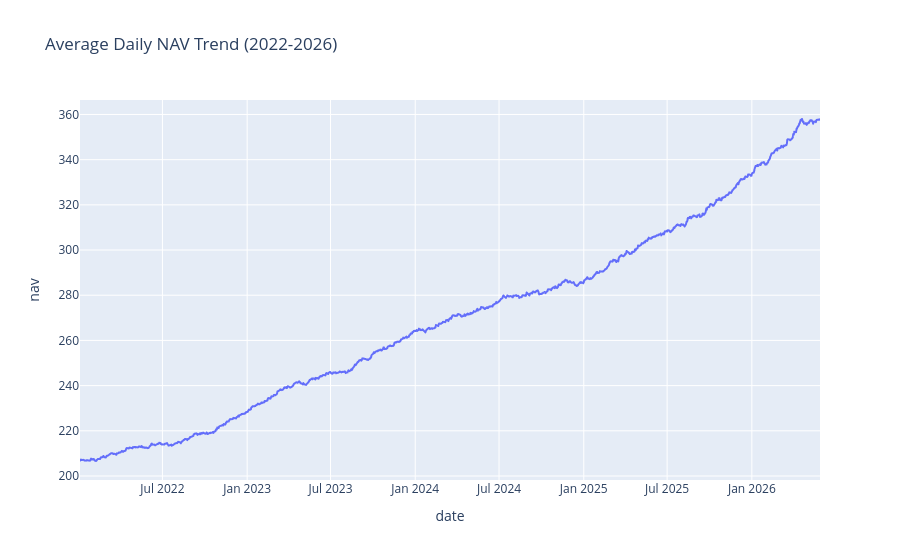

Notebook source saved alongside this figure:
### Code cell
avg_nav = nav_df.groupby("date")["nav"].mean().reset_index()

fig = px.line(
    avg_nav,
    x="date",
    y="nav",
    title="Average Daily NAV Trend (2022-2026)"
)

fig.show()

### Figure 1 — Plotly figure (JSON) as saved in the notebook; plotly's stock layout.template omitted (floating-point values rounded to 4 significant figures; data arrays with more than 128 entries replaced by an {"elided": "..."} marker saying what was removed)
{"data": [{"hovertemplate": "date=%{x}<br>nav=%{y}<extra></extra>", "legendgroup": "", "line": {"color": "#636efa", "dash": "solid"}, "marker": {"symbol": "circle"}, "mode": "lines", "name": "", "showlegend": false, "type": "scattergl", "x": {"elided": "1150 str values"}, "xaxis": "x", "y": {"elided": "1150 float values"}, "yaxis": "y"}], "layout": {"legend": {"tracegroupgap": 0}, "title": {"text": "Average Daily NAV Trend (2022-2026)"}, "xaxis": {"anchor": "y", "domain": [0, 1], "title": {"text": "date"}}, "yaxis": {"anchor": "x", "domain": [0, 1], "title": {"text": "nav"}}}}
